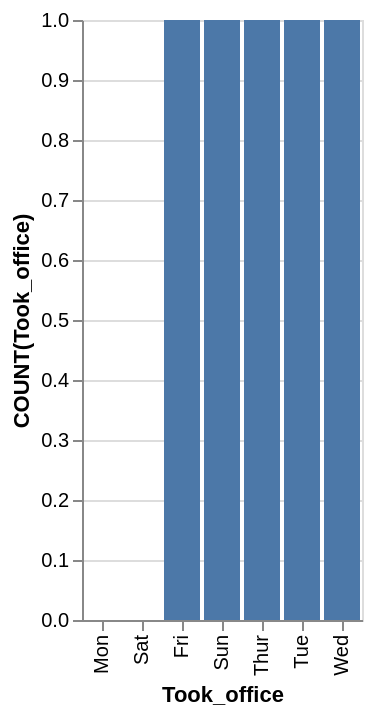

Write the Vega-Lite specification saved for this chart.
### Vega-Lite specification from a JSON file in a GitHub repository (floating-point values rounded to 4 significant figures)
{"data": {"values": [{"x_data": "Mon", "y_data": 0}, {"x_data": "Sat", "y_data": 0}, {"x_data": "Fri", "y_data": 1}, {"x_data": "Sun", "y_data": 1}, {"x_data": "Thur", "y_data": 1}, {"x_data": "Tue", "y_data": 1}, {"x_data": "Wed", "y_data": 1}]}, "mark": "bar", "encoding": {"x": {"field": "x_data", "type": "nominal", "title": "Took_office", "sort": {"op": "sum", "field": "y_data", "order": "ascending"}}, "y": {"field": "y_data", "type": "quantitative", "title": "COUNT(Took_office)"}}}
